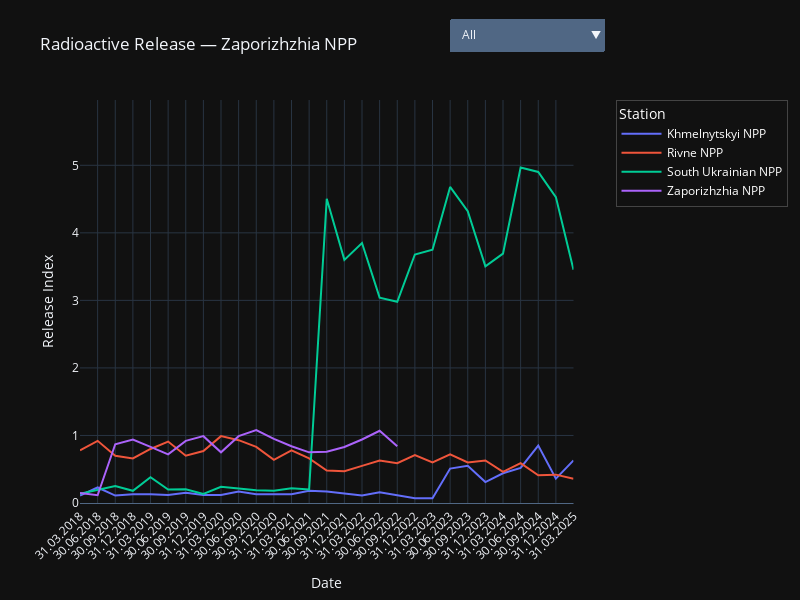

Write notebook code for a chart like this one.
### Markdown cell above
## Dataset visualization 

Now, we will makes a simple resauch for see a "Index radioactive releas" its the  
number, % (in thousands) total radioactive emissions into the atmosphere for all  
stations.  

It's will give us a general understanding situation with emissions into in  
atmosphere.

### Code cell
import plotly.graph_objects as go

stations_en_list = sorted(set(station_map.values()))
index_radioactive_max = dataset_df["index_radioactive_releas"].max()

fig = go.Figure()

# Create a separate graph with data for each station.
traces = []
for _, station in enumerate(stations_en_list):
    df_station = dataset_df[dataset_df["station_en"] == station]

    trace = go.Scatter(
        x=df_station["date"],
        y=df_station["index_radioactive_releas"],
        name=station,
        visible=True,
    )
    traces.append(trace)
    fig.add_trace(trace)

# Customize buttons for selecting stations.
buttons = []

# Button for selecting all stations.
buttons.append(
    dict(
        label="All",
        method="update",
        args=[
            {"visible": [True] * len(traces)},
            {"title": "Radioactive Release — All Station"},
        ],
    )
)

# Buttons for selecting separately station.
for i, station in enumerate(stations_en_list):
    visibility = [False] * len(traces)
    visibility[i] = True
    buttons.append(
        dict(
            label=station,
            method="update",
            args=[
                {"visible": visibility},
                {"title": f"Radioactive Release — {station}"},
            ],
        )
    )

# Add a menu.
fig.update_layout(
    updatemenus=[
        dict(
            type="dropdown",
            active=0,
            buttons=buttons,
            xanchor="right",
            x=1,
            y=1.2,
        )
    ],
    title=f"Radioactive Release — {station}",
    xaxis_title="Date",
    xaxis=dict(tickangle=-45, showgrid=True, showline=True, domain=[0, 0.94]),
    yaxis_title="Release Index",
    yaxis=dict(range=[0, index_radioactive_max + 1]),
    template="plotly_dark",
    width=800,
    height=600,
    legend=dict(
        title="Station",
        orientation="v",
        x=1.02,
        y=1,
        xanchor="left",
        yanchor="top",
        bgcolor="rgba(0,0,0,0)",
        borderwidth=1,
        font=dict(
            size=12,
            color="white",
        ),
        itemwidth=40,
    ),
    margin=dict(r=150),
)

fig.show()

### Figure 1 — Plotly figure (JSON) as saved in the notebook; plotly's stock layout.template omitted (floating-point values rounded to 4 significant figures)
{"data": [{"name": "Khmelnytskyi NPP", "type": "scatter", "visible": true, "x": ["31.03.2018", "30.06.2018", "30.09.2018", "31.12.2018", "31.03.2019", "30.06.2019", "30.09.2019", "31.12.2019", "31.03.2020", "30.06.2020", "30.09.2020", "31.12.2020", "31.03.2021", "30.06.2021", "30.09.2021", "31.12.2021", "31.03.2022", "30.06.2022", "30.09.2022", "31.12.2022", "31.03.2023", "30.06.2023", "30.09.2023", "31.12.2023", "31.03.2024", "30.06.2024", "30.09.2024", "31.12.2024", "31.03.2025"], "y": [0.11, 0.23, 0.11, 0.13, 0.13, 0.12, 0.15, 0.12, 0.12, 0.17, 0.13, 0.13, 0.13, 0.18, 0.17, 0.14, 0.11, 0.16, 0.12, 0.07, 0.07, 0.51, 0.55, 0.31, 0.44, 0.52, 0.85, 0.36, 0.63]}, {"name": "Rivne NPP", "type": "scatter", "visible": true, "x": ["31.03.2018", "30.06.2018", "30.09.2018", "31.12.2018", "31.03.2019", "30.06.2019", "30.09.2019", "31.12.2019", "31.03.2020", "30.06.2020", "30.09.2020", "31.12.2020", "31.03.2021", "30.06.2021", "30.09.2021", "31.12.2021", "31.03.2022", "30.06.2022", "30.09.2022", "31.12.2022", "31.03.2023", "30.06.2023", "30.09.2023", "31.12.2023", "31.03.2024", "30.06.2024", "30.09.2024", "31.12.2024", "31.03.2025"], "y": [0.78, 0.92, 0.7, 0.66, 0.8, 0.91, 0.7, 0.77, 0.99, 0.93, 0.83, 0.64, 0.78, 0.66, 0.48, 0.47, 0.55, 0.63, 0.59, 0.71, 0.6, 0.72, 0.6, 0.63, 0.46, 0.59, 0.41, 0.42, 0.36]}, {"name": "South Ukrainian NPP", "type": "scatter", "visible": true, "x": ["31.03.2018", "30.06.2018", "30.09.2018", "31.12.2018", "31.03.2019", "30.06.2019", "30.09.2019", "31.12.2019", "31.03.2020", "30.06.2020", "30.09.2020", "31.12.2020", "31.03.2021", "30.06.2021", "30.09.2021", "31.12.2021", "31.03.2022", "30.06.2022", "30.09.2022", "31.12.2022", "31.03.2023", "30.06.2023", "30.09.2023", "31.12.2023", "31.03.2024", "30.06.2024", "30.09.2024", "31.12.2024", "31.03.2025"], "y": [0.136, 0.19, 0.25, 0.18, 0.381, 0.2, 0.203, 0.133, 0.24, 0.213, 0.189, 0.181, 0.219, 0.2, 4.505, 3.6, 3.85, 3.04, 2.98, 3.68, 3.75, 4.68, 4.32, 3.503, 3.693, 4.967, 4.901, 4.529, 3.455]}, {"name": "Zaporizhzhia NPP", "type": "scatter", "visible": true, "x": ["31.03.2018", "30.06.2018", "30.09.2018", "31.12.2018", "31.03.2019", "30.06.2019", "30.09.2019", "31.12.2019", "31.03.2020", "30.06.2020", "30.09.2020", "31.12.2020", "31.03.2021", "30.06.2021", "30.09.2021", "31.12.2021", "31.03.2022", "30.06.2022", "30.09.2022", "31.12.2022", "31.03.2023", "30.06.2023", "30.09.2023", "31.12.2023", "31.03.2024", "30.06.2024", "30.09.2024", "31.12.2024", "31.03.2025"], "y": [0.149, 0.115, 0.87, 0.94, 0.83, 0.72, 0.92, 0.99, 0.75, 0.99, 1.08, 0.95, 0.84, 0.75, 0.76, 0.83, 0.94, 1.07, 0.84, NaN, NaN, NaN, NaN, NaN, NaN, NaN, NaN, NaN, NaN]}], "layout": {"height": 600, "legend": {"bgcolor": "rgba(0,0,0,0)", "borderwidth": 1, "font": {"color": "white", "size": 12}, "itemwidth": 40, "orientation": "v", "title": {"text": "Station"}, "x": 1.02, "xanchor": "left", "y": 1, "yanchor": "top"}, "margin": {"r": 150}, "title": {"text": "Radioactive Release — Zaporizhzhia NPP"}, "updatemenus": [{"active": 0, "buttons": [{"args": [{"visible": [true, true, true, true]}, {"title": "Radioactive Release — All Station"}], "label": "All", "method": "update"}, {"args": [{"visible": [true, false, false, false]}, {"title": "Radioactive Release — Khmelnytskyi NPP"}], "label": "Khmelnytskyi NPP", "method": "update"}, {"args": [{"visible": [false, true, false, false]}, {"title": "Radioactive Release — Rivne NPP"}], "label": "Rivne NPP", "method": "update"}, {"args": [{"visible": [false, false, true, false]}, {"title": "Radioactive Release — South Ukrainian NPP"}], "label": "South Ukrainian NPP", "method": "update"}, {"args": [{"visible": [false, false, false, true]}, {"title": "Radioactive Release — Zaporizhzhia NPP"}], "label": "Zaporizhzhia NPP", "method": "update"}], "type": "dropdown", "x": 1, "xanchor": "right", "y": 1.2}], "width": 800, "xaxis": {"domain": [0, 0.94], "showgrid": true, "showline": true, "tickangle": -45, "title": {"text": "Date"}}, "yaxis": {"range": [0, 5.967], "title": {"text": "Release Index"}}}}
